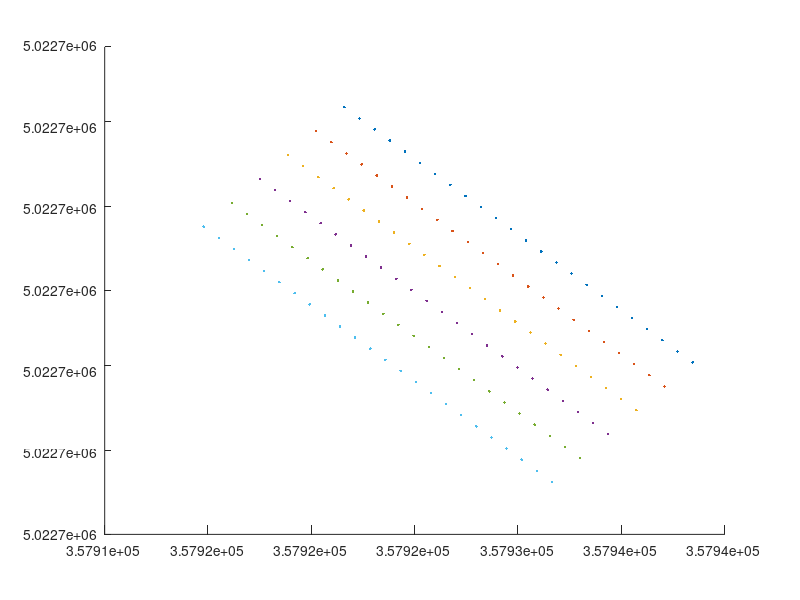

Recreate this plot in MATLAB. (Note: this script raises an error after producing the figure.)
% establish_grid.m

% Tristan Guest
% 12 Oct 2018

% define grid for Advocate Beach surveying; rotate and translate to easting
% northing

clear 
close all

fileID = fopen('survey_grid_dense2.txt', 'w');
fclose(fileID); 

figure(1), clf, hold on

Ipt = 0;

% select beach-frame coordinates to revert to pixel coordinates 

% % dense_grid1:
% xcoord = ([-11,-9,-7,-5 -3,-1]);
% lonshore= (-24:-1)';

% dense_grid2:
xcoord = ([-17,-15,-13,-11,-9,-7]);
lonshore= (-24:-1)';

% flip axis for consistency
    lonshore = -lonshore;

for ii = 1 : length(xcoord)
    
    % define series of longshore transect coordinates
    xshore = xcoord(ii)*ones(1,length(lonshore))';

%     % flip axis for consistency
%     lonshore = -lonshore;

    % compute angle for rotation into beach-oriented ref frame using stakes
    % aligned across shore
    stakes_east1 = 3.578993979000000e+05;
    stakes_east2 = 3.579084006000000e+05;
    stakes_north1 = 5.022709436700000e+06;
    stakes_north2 = 5.022717801400000e+06;
    beach_rot = pi + atan((stakes_east1 - stakes_east2)/(stakes_north2 - stakes_north1));

    % define rotation matrix for beach-oriented reference frame
    R = [cos(beach_rot) -sin(beach_rot); sin(beach_rot) cos(beach_rot)];
    % apply beach rotation matrix (back to world coordinates)
    Y = [xshore,lonshore]';
    Yp = R'*Y; % counter-rotate -- multiply by rotation matrix transpose
    LON = Yp(1,:)';
    LAT = Yp(2,:)';

    % define array origin
    originx = 3.579093296000000e+05;
    originy = 5.022719408400000e+06;
    
    easting = LON + originx;
    northing = LAT + originy;

    % center on origin
    LAT0 = 5.022771079200000e+06 - originy; % cam tower northing
    LON0 = 3.579174971000000e+05 - originx; % cam tower easting
    x_w = LON - LON0;
    z_w = LAT - LAT0;

    % define y==H
%     y_w = H*ones(size(x_w));
   
    figure(1)
        plot(easting, northing, '.')
%         
% %     utm_coords = [1:length(lonshore); northing'; easting'; zeros(size(easting'))];    
%     utm_coords = [northing'; easting'; zeros(size(easting'))];        
%     
%     fileID = fopen('survey_grid.txt', 'a');
% %     fprintf(fileID,['\nlongshore line ' num2str(ii) '\n\n']);
% %     fmt = '%d %10.10f %10.10f %10.10f\n';
%     fmt = '%10.10f %10.10f %10.10f\n';
%     fprintf(fileID,fmt, utm_coords);
%     fclose(fileID);   
    
    
    
    %
        utm_coords = [(Ipt + (1:length(lonshore))')'; northing'; easting'; zeros(size(easting'))];    
%     utm_coords = [northing'; easting'; zeros(size(easting'))];        
    
    fileID = fopen('survey_grid_dense2.txt', 'a');
%     fprintf(fileID,['\nlongshore line ' num2str(ii) '\n\n']);
    fmt = '%d %10.10f %10.10f %10.10f\n';
%     fmt = '%10.10f %10.10f %10.10f\n';
    fprintf(fileID,fmt, utm_coords);
    fclose(fileID);    
    
    Ipt = Ipt + length(lonshore);
end

%%
% data point filenames
fn_stakes = 'ADVOCATE_stakepoints.txt';
fn_array1 = 'ADVOCATE_array1.txt';

% Hemisphere RTK directory
dnRTK = 'C:\Projects\AdvocateBeach2018\data\raw\past_experiments\RTK_GPS\';

% load in stake positions
fid = fopen([dnRTK fn_stakes]);
A = textscan(fid, '%f %f %f %f %s','Delimiter',',');
fclose(fid);

% load in PT sensor positions
fid = fopen([dnRTK fn_array1]);
B = textscan(fid, '%f %f %f %f %s','Delimiter',',');
fclose(fid);

% assign vector labels to columns
stakes_wp = A{1};
stakes_north = A{2};
stakes_east = A{3};
stakes_height = A{4};

% assign vector labels to columns
array1_wp = B{1};
array1_north = B{2};
array1_east = B{3};
array1_height = B{4};

figure(1)
    plot(stakes_east, stakes_north, '*')
    plot(array1_east, array1_north, '*')